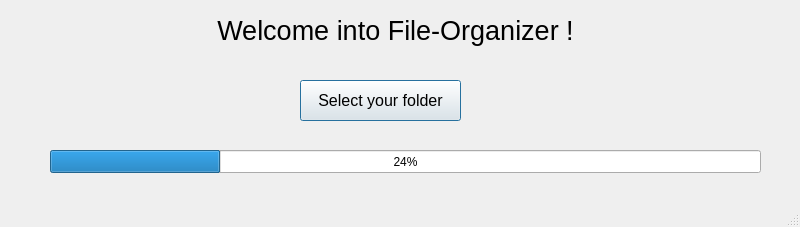
<?xml version="1.0" encoding="UTF-8"?>
<ui version="4.0">
 <class>FileOrganizer</class>
 <widget class="QMainWindow" name="FileOrganizer">
  <property name="geometry">
   <rect>
    <x>0</x>
    <y>0</y>
    <width>800</width>
    <height>227</height>
   </rect>
  </property>
  <property name="acceptDrops">
   <bool>false</bool>
  </property>
  <property name="windowTitle">
   <string>File-Organizer</string>
  </property>
  <property name="layoutDirection">
   <enum>Qt::LeftToRight</enum>
  </property>
  <property name="animated">
   <bool>true</bool>
  </property>
  <property name="dockNestingEnabled">
   <bool>false</bool>
  </property>
  <property name="unifiedTitleAndToolBarOnMac">
   <bool>false</bool>
  </property>
  <widget class="QWidget" name="centralwidget">
   <widget class="QLabel" name="Title">
    <property name="geometry">
     <rect>
      <x>170</x>
      <y>0</y>
      <width>451</width>
      <height>61</height>
     </rect>
    </property>
    <property name="font">
     <font>
      <family>Yu Gothic UI</family>
      <pointsize>20</pointsize>
     </font>
    </property>
    <property name="text">
     <string>Welcome into File-Organizer !</string>
    </property>
    <property name="alignment">
     <set>Qt::AlignCenter</set>
    </property>
   </widget>
   <widget class="QPushButton" name="Selectyourfolderbutton">
    <property name="geometry">
     <rect>
      <x>300</x>
      <y>80</y>
      <width>161</width>
      <height>41</height>
     </rect>
    </property>
    <property name="font">
     <font>
      <family>Yu Gothic UI</family>
      <pointsize>12</pointsize>
     </font>
    </property>
    <property name="text">
     <string>Select your folder</string>
    </property>
    <property name="autoDefault">
     <bool>true</bool>
    </property>
    <property name="default">
     <bool>true</bool>
    </property>
    <property name="flat">
     <bool>false</bool>
    </property>
   </widget>
   <widget class="QProgressBar" name="progressBar">
    <property name="geometry">
     <rect>
      <x>50</x>
      <y>150</y>
      <width>711</width>
      <height>23</height>
     </rect>
    </property>
    <property name="value">
     <number>24</number>
    </property>
   </widget>
  </widget>
  <widget class="QStatusBar" name="statusbar"/>
 </widget>
 <resources/>
 <connections/>
</ui>
